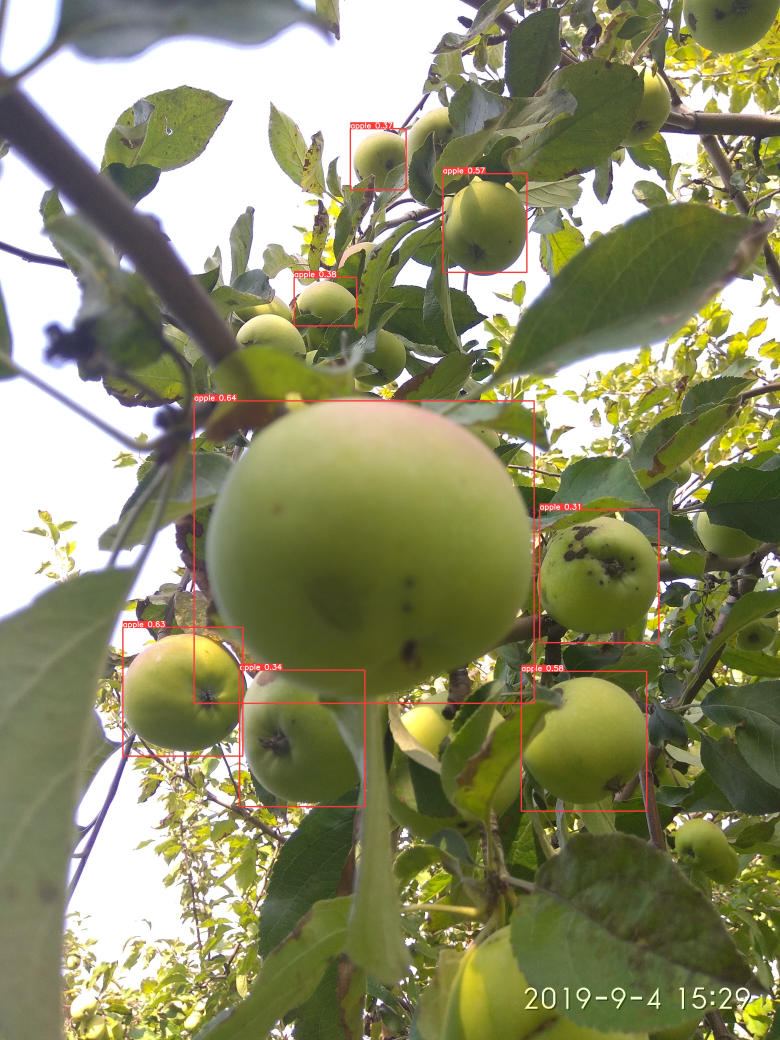
#> input picture runs/detect/exp4/img_118.jpg, 3120 x 4160 px, given in place of output_l.jpg, which was not available (shown at 1/4 size)
$ python stereo_depth_video.py   (older library calls are emulated)
#> lines starting #> are read from the running program, lines starting #| are printed output that depends on the picture; pictures that were not available may be replaced by others from this repository, and a replacement may not be noted
#> in main, cap_l is the input picture: shape (4160, 3120, 3); mean B, G, R 104.4, 139.8, 139.2
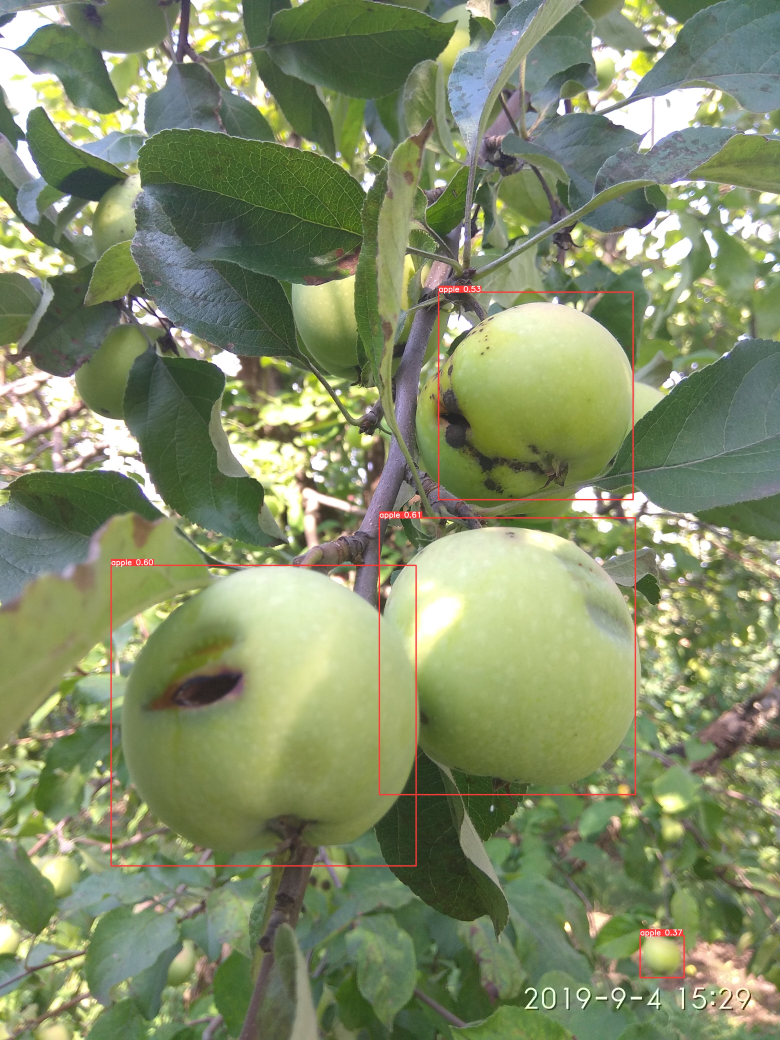
#> input picture runs/detect/exp4/img_123.jpg, 3120 x 4160 px, given in place of output_r.jpg, which was not available (shown at 1/4 size)
#> in main, cap_r is the input picture: shape (4160, 3120, 3); mean B, G, R 104.5, 140.4, 129.8
### calibration_store.py
import cv2


# [40 lines left out: functions save_coefficients, save_stereo_coefficients, load_coefficients, not called in this run]


def load_stereo_coefficients(path):
    """ Loads stereo matrix coefficients. """
    # FILE_STORAGE_READ
    cv_file = cv2.FileStorage(path, cv2.FILE_STORAGE_READ)

    # note we also have to specify the type to retrieve other wise we only get a
    # FileNode object back instead of a matrix
    K1 = cv_file.getNode("K1").mat()
    D1 = cv_file.getNode("D1").mat()
    K2 = cv_file.getNode("K2").mat()
    D2 = cv_file.getNode("D2").mat()
    R = cv_file.getNode("R").mat()
    T = cv_file.getNode("T").mat()
    E = cv_file.getNode("E").mat()
    F = cv_file.getNode("F").mat()
    R1 = cv_file.getNode("R1").mat()
    R2 = cv_file.getNode("R2").mat()
    P1 = cv_file.getNode("P1").mat()
    P2 = cv_file.getNode("P2").mat()
    Q = cv_file.getNode("Q").mat()

    cv_file.release()
    return [K1, D1, K2, D2, R, T, E, F, R1, R2, P1, P2, Q]

### stereo_depth_video.py
import argparse
import time

import cv2
import matplotlib.pyplot as plt
import numpy as np
import open3d as o3d
from open3d import *

from calibration_store import load_stereo_coefficients


def pars():
    # Args handling -> check help parameters to understand
    parser2 = argparse.ArgumentParser(description='Camera calibration')
    parser2.add_argument('--calibration_file', type=str, default='C:\\Users\\Clark\\Documents\\GitHub\\yolov5\\configs\\stereo.yml',
                         help='Path to the stereo calibration file', )
    parser2.add_argument('--left_source', type=str, default='1', help='Left image')
    parser2.add_argument('--right_source', type=str, default='2', help='Right image')
    parser2.add_argument('--pointcloud_dir', type=str, default='C:\\Users\\Clark\\Documents\\GitHub\\yolov5\\stereo2PCL\\output\\',
                         help=' directory path to save pointcloud')
    return parser2.parse_args()


args = pars()
# ====================================
# Get cams params from file "stereo.yml"
K1, D1, K2, D2, R, T, E, F, R1, R2, P1, P2, Q = load_stereo_coefficients(args.calibration_file)

# ======================================
# Factor for downscaling of test images
SCALE = 1
# =====================================
# CAMERA PARAMS
# The focal length of the two cameras, taken from stereo calibration file
FOCAL_LENGTH = Q[2][3]  # FOCAL_L

# The distance between the two cameras, taken from stereo calibration file
X_A = Q[0][3]  # C_X CAMERA L
X_B = K1[0][2]  # C_X CAMERA R
Y = Q[1][3]  # C_Y CAMERA L
DOFFS = X_B - X_A
CAMERA_DISTANCE = 0.2
# =====================================
# Function declarations
ndisp = 64
vmin = 0
# ====================================
# Undistortion and Rectification part!
scale_percent = 100


# ====================================
# Function to create point cloud file
# [47 lines left out: functions create_output, depth_map, not called in this run]


def dispar_map(imgL, imgR):
    """ Depth map calculation. Works with SGBM and WLS. Need rectified images, returns depth map ( rigth to left disparity ) """
    # SGBM Parameters -----------------
    window_size = 7  # wsize default 3; 5; 7 for SGBM reduced size image; 15 for SGBM full size image (1300px and above)
    min_disp = 2

    left_matcher = cv2.StereoSGBM_create(
        minDisparity=min_disp,
        numDisparities=192,  # max_disp has to be dividable by 16 f. E. HH 192, 256
        blockSize=window_size,
        P1=8 * 3 * window_size ** 2,
        P2=32 * 3 * window_size ** 2,
        disp12MaxDiff=4,
        uniquenessRatio=8,
        speckleWindowSize=100,
        speckleRange=2,
        preFilterCap=63,
        mode=cv2.STEREO_SGBM_MODE_HH
    )

    right_matcher = cv2.ximgproc.createRightMatcher(left_matcher)
    # FILTER Parameters
    lmbda = 2200
    sigma = 2.1

    wls_filter = cv2.ximgproc.createDisparityWLSFilter(matcher_left=left_matcher)
    wls_filter.setLambda(lmbda)
    wls_filter.setSigmaColor(sigma)

    global displ
    displ = left_matcher.compute(imgL, imgR)  # .astype(np.float32)/16
    dispr = right_matcher.compute(imgR, imgL)  # .astype(np.float32)/16
    displ = np.int16(displ)
    dispr = np.int16(dispr)
    filteredImg = wls_filter.filter(displ, imgL, None, dispr)  # important to put "imgL" here!!!

    filteredImg = cv2.normalize(src=filteredImg, dst=filteredImg, beta=0, alpha=255, norm_type=cv2.NORM_MINMAX)
    filteredImg = np.uint8(filteredImg)

    return filteredImg


# [5 lines left out: function show3d, not called in this run]


def showbyframe(args_s, leftFrame, rightFrame):
    # height, width, channels = rightFrame.shape  # We will use the shape for remap

    widthR = int(rightFrame.shape[1] * scale_percent / 100)
#> widthR = 3120
    heightR = int(rightFrame.shape[0] * scale_percent / 100)
#> heightR = 4160
    dsizeR = (widthR, heightR)
#> dsizeR = (3120, 4160)
    ResizedrightFrame = cv2.resize(rightFrame, dsizeR)

    widthL = int(leftFrame.shape[1] * scale_percent / 100)
#> widthL = 3120
    heightL = int(leftFrame.shape[0] * scale_percent / 100)
#> heightL = 4160
    dsizeL = (widthL, heightL)
#> dsizeL = (3120, 4160)
    ResizedleftFrame = cv2.resize(leftFrame, dsizeL)

    # ==============================================
    # rectified images
    new_camera_matrix_l, roi_l = cv2.getOptimalNewCameraMatrix(K1, D1, (widthL, heightL), 1, (widthL, heightL))
#> roi_l = (0, 0, 0, 0)
    left_rectified = cv2.undistort(ResizedleftFrame, K1, D1, None, new_camera_matrix_l)
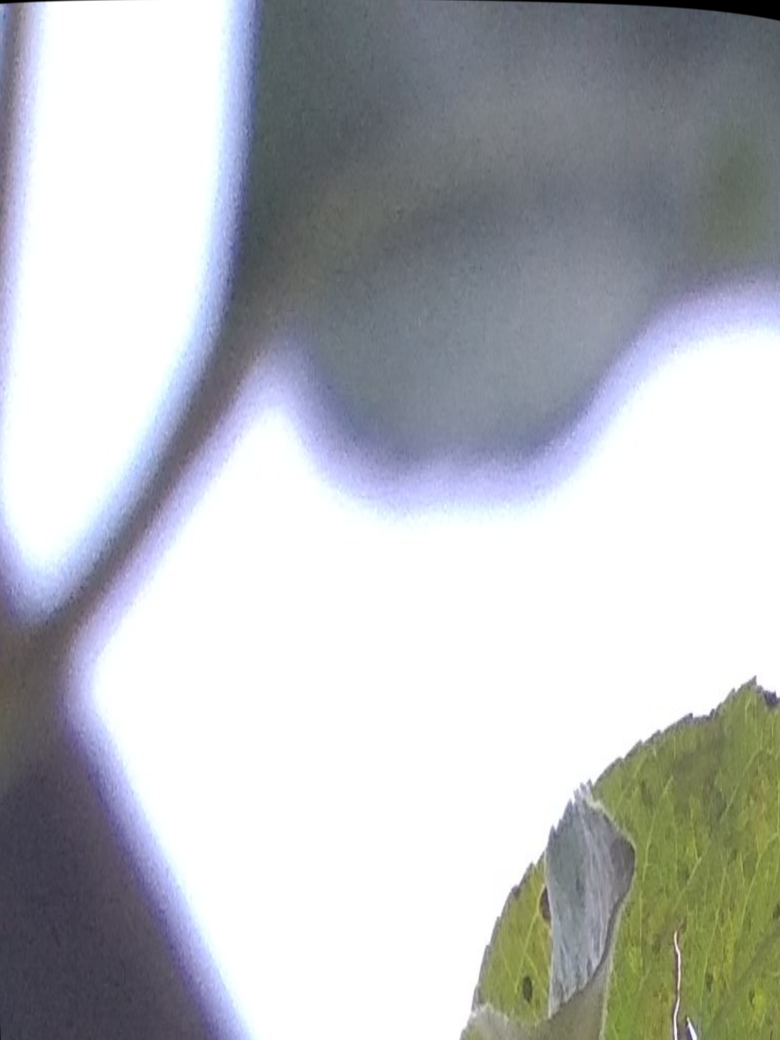
#> left_rectified: shape (4160, 3120, 3) (shown at 1/4 size); mean B, G, R 189.4, 186.1, 183.4
    new_camera_matrix_r, roi_r = cv2.getOptimalNewCameraMatrix(K2, D2, (widthR, heightR), 1, (widthR, heightR))
#> roi_r = (0, 0, 0, 0)
    right_rectified = cv2.undistort(ResizedrightFrame, K2, D2, None, new_camera_matrix_r)
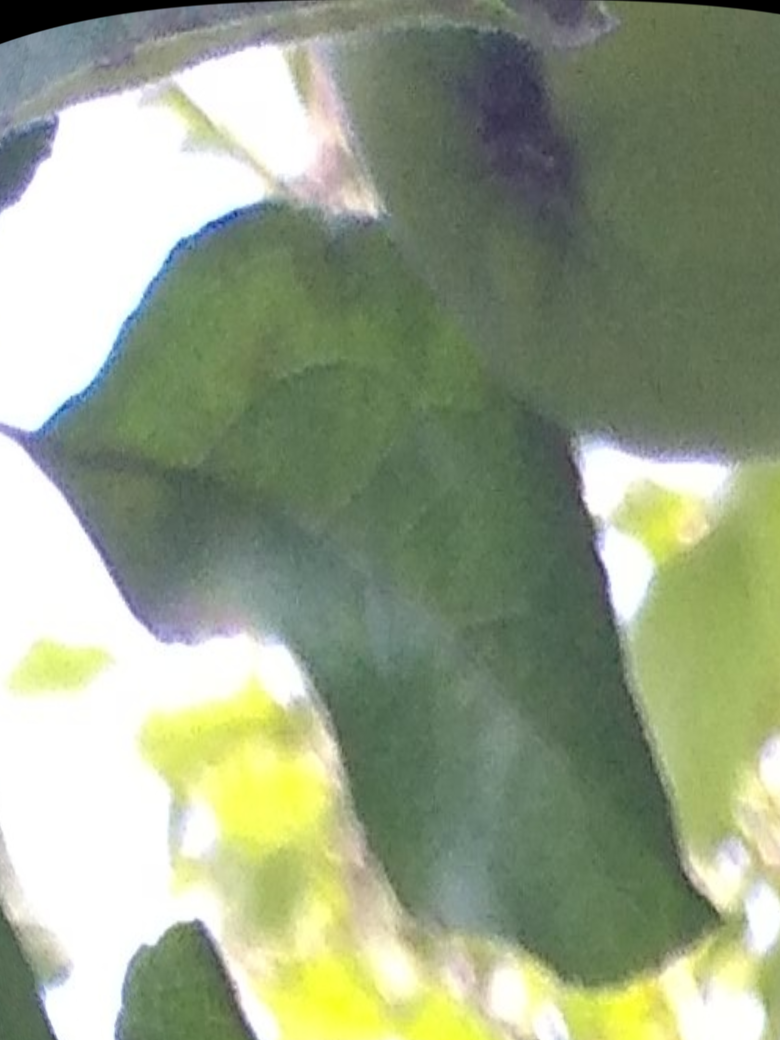
#> right_rectified: shape (4160, 3120, 3) (shown at 1/4 size); mean B, G, R 134.6, 161.7, 150.4

    # [6 lines of commented-out code are left out]
    gray_left = cv2.cvtColor(left_rectified, cv2.COLOR_BGR2GRAY)
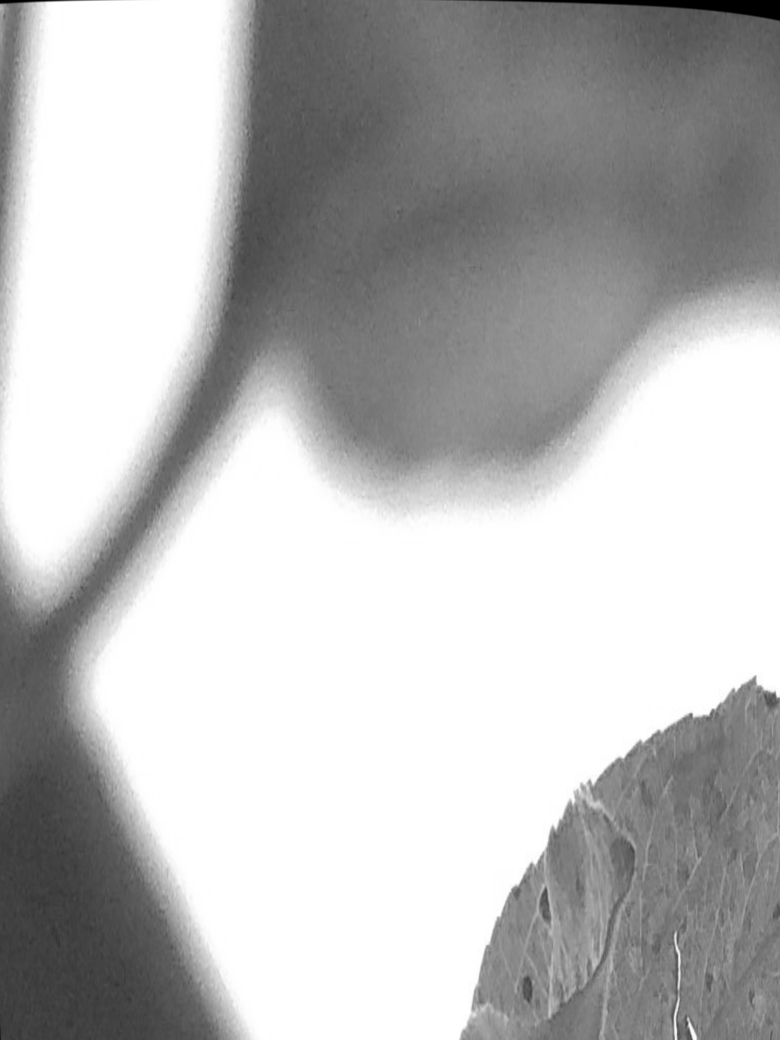
#> gray_left: shape (4160, 3120) (shown at 1/4 size); min 0, max 255, mean 185.7
    gray_right = cv2.cvtColor(right_rectified, cv2.COLOR_BGR2GRAY)
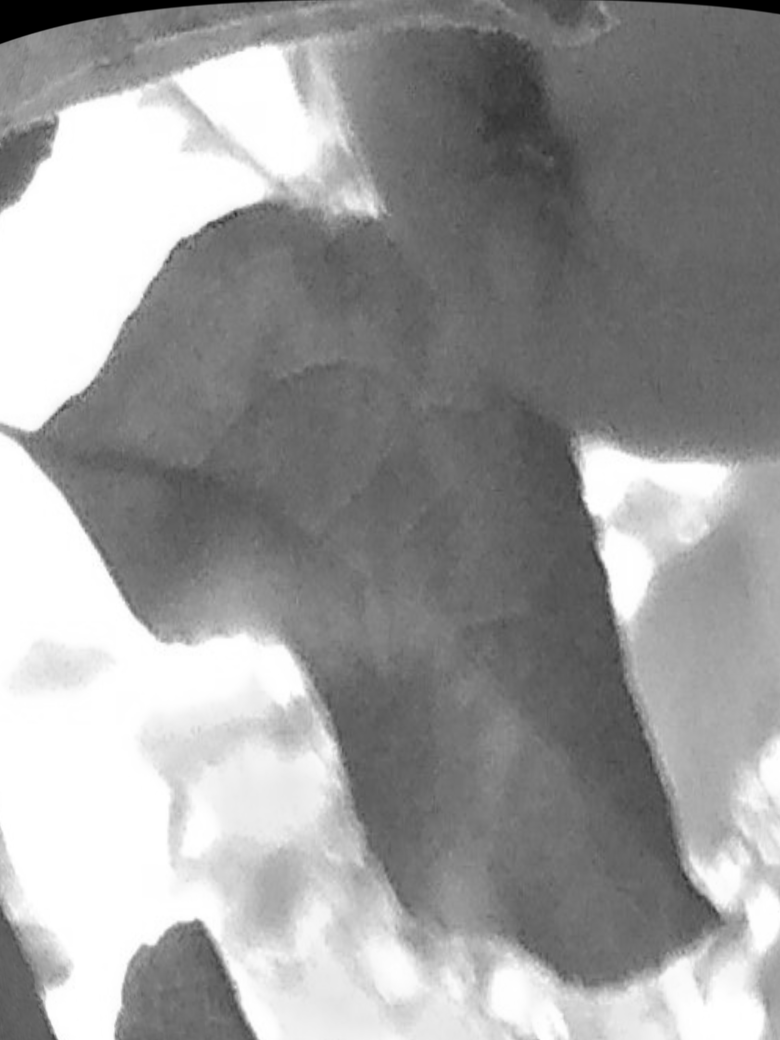
#> gray_right: shape (4160, 3120) (shown at 1/4 size); min 0, max 255, mean 155.2

    disparity_map = dispar_map(gray_left, gray_right)

    print('\n', time.strftime('%H:%M:%S'), end=' : ')
    print("Displaying left frame ...")
    cv2.imshow('left_Webcam', leftFrame)

    print('\n', time.strftime('%H:%M:%S'), end=' : ')
    print("Displaying right frame ...")
    cv2.imshow('right_Webcam', rightFrame)

    print('\n', time.strftime('%H:%M:%S'), end=' : ')
    print("Displaying disparity map ...")
    cv2.imshow('disparity', disparity_map)

    # Mouse click on disparity window
    cv2.setMouseCallback("disparity", coords_mouse_disp_CV2, disparity_map)

    path = args_s.pointcloud_dir
    cv2.imwrite(os.path.join(path, 'disparity_image.jpg'), disparity_map)
    coordinates = depth_map(disparity_map, leftFrame)
    print('\n', time.strftime('%H:%M:%S'), end=' : ')
    print('Creating the output file... \n')
    create_output(coordinates, path + 'pointcloud.ply')
    print('\n', time.strftime('%H:%M:%S'), end=' : ')
    print('Done')
    # show3d(path)


# [16 lines left out: functions coords_mouse_disp_CV2, coords_mouse_disp_PLT, not called in this run]


def main(parser):
    """
        cap_l = cv2.VideoCapture('output_L.jpg')
        cap_r = cv2.VideoCapture('output_R.jpg')
        while True:
            ret1, lFrame = cap_l.read()
            ret2, rFrame = cap_r.read()
            showbyframe(parser, lFrame, rFrame)
    """

    cap_l = cv2.imread('output_l.jpg')
    cap_r = cv2.imread('output_r.jpg')

    showbyframe(parser, cap_l, cap_r)


if __name__ == '__main__':
    args = pars()
#> (the run stopped early here; a loop or call above may not have finished)
